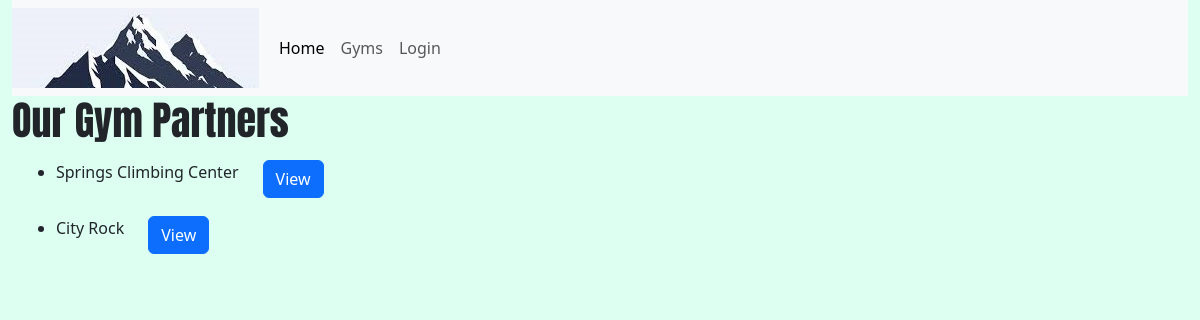
Before: /gyms/ with the older database file.
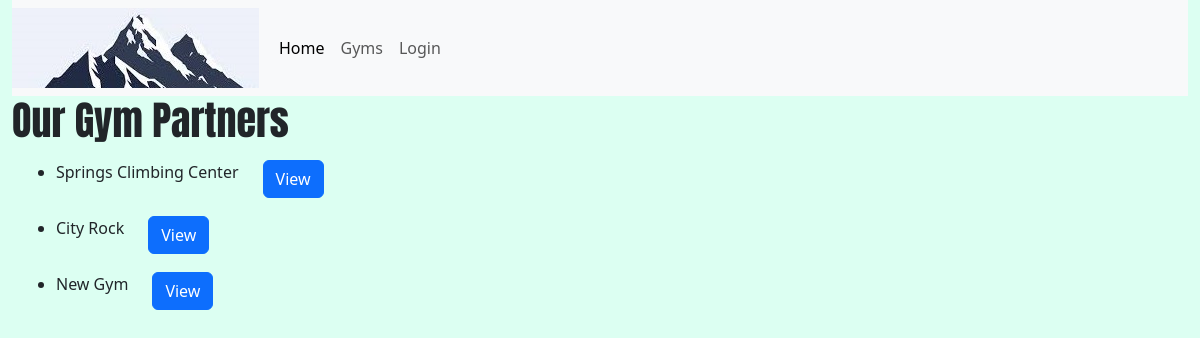
After: the same page with the newer database file.
### climber_app/models.py (models this page shows, shortened)
class Gym(models.Model):
    ROUTE_TYPE_OPTIONS = (
    ('lead climbing', 'Lead climbing'),
    ('top rope', 'Top Rope'),
    ('bouldering', 'Bouldering'),
    ('crack climbing', 'Crack Climbing'),
    )
    name = models.CharField(max_length=200)
    email = models.CharField("Business Email", max_length=200)
    location = models.CharField("Location", max_length=200)
    about = models.TextField(blank=True)
    top_rope_climbing = models.BooleanField(default=False)
    lead_climbing = models.BooleanField(default=False)
    bouldering = models.BooleanField(default=False)
    crack_climbing = models.BooleanField(default=False)
    membership_price = models.DecimalField(default=0, decimal_places=2, max_digits=5)
    daily_price = models.DecimalField(default=0, decimal_places=2, max_digits=5)
    def get_absolute_url(self):
        return reverse('gym-detail', args=[str(self.id)])

### climber_app/views.py (the view)
# urls.py: path('gyms/', views.GymViewList.as_view(), name="gyms"),
class GymViewList(generic.ListView):
    model = Gym

### climber_app/templates/climber_app/gym_list.html
{% extends "climber_app/base_template.html" %}
{% block content %}
    <h1>Our Gym Partners</h1>
    {% if gym_list %}
        <div class="container">
            {% for gym in gym_list %}
            <div class="row py-2">
                <div class="col-sm-auto">
                    <ul>
                        <li>{{ gym.name }}</li>
                    </ul>
                </div>
                <div class="col-md-auto">
                    <a href="{{ gym.get_absolute_url }}" class="btn btn-primary">View</a>
                </div>
            </div>
            {% endfor %}
        </div>
    {% else %}
        <p>There are no gyms registered with us yet. Feel free to reach out to your gym to have them
            partner with us!
        </p>
    {% endif %}
{% endblock %}

Changed rows visible on the page:
added Gym: name "New Gym"
